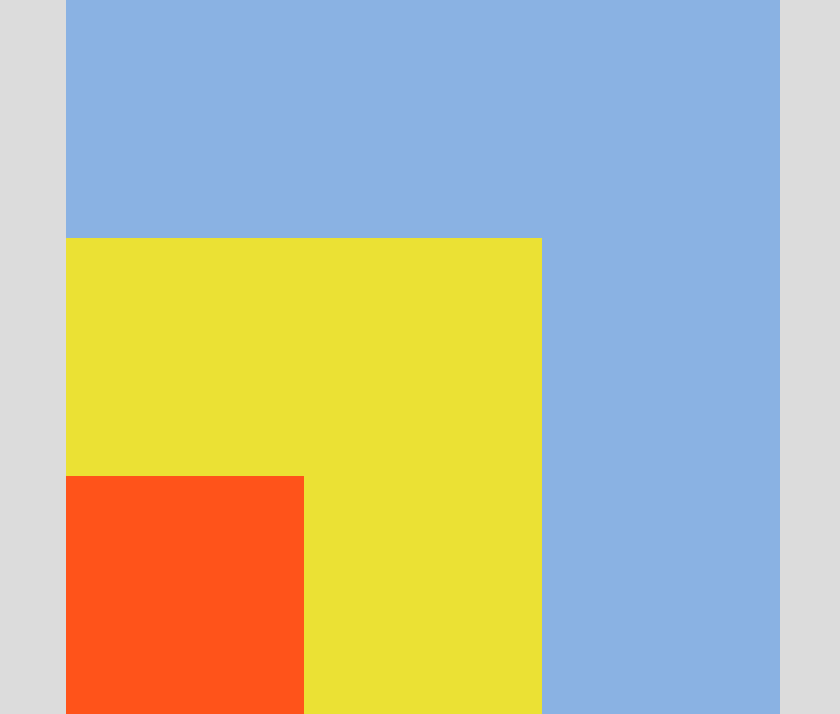
Frame 1 (no input)
Frame 60 (no input): identical to frame 1, image omitted
Frame 120 (the mouse pressed at the canvas centre since frame 60): identical to frame 1, image omitted

The p5.js sketch that drew this single still picture (run headless with seeded random() and noise() and a simulated clock; from frame 60 on, the mouse is pressed at the canvas centre):

// p5.js sketch
// ── sketch.js
//714 divided by 3 is 238
//476 is 1/3 of the largest square

var xRed = 66;
var a = 238;

var artist = "Ellsworth Kelly";
var work = "Red Yellow Blue";
var date = "2000";
var style = "Hard Edge Style";
var genre = "Abstract";

function setup() {
  createCanvas(840, 714);
	print(artist);
	print(work);
	print(date);
	print(style);
	print(genre);
     background(220);
		 noStroke();
}

function draw() {
  
  fill (138, 178, 227); //Blue color
  rect (xRed, height - a*3, a*3, a*3);  //Blue square
  
  fill (235, 225, 52);  //Yellow color
  rect (xRed, height - a*2, a*2); //Yellow square
  
  fill (255, 83, 26);  //Red color
  rect (xRed, height -a, a, a);  //Red square
}
